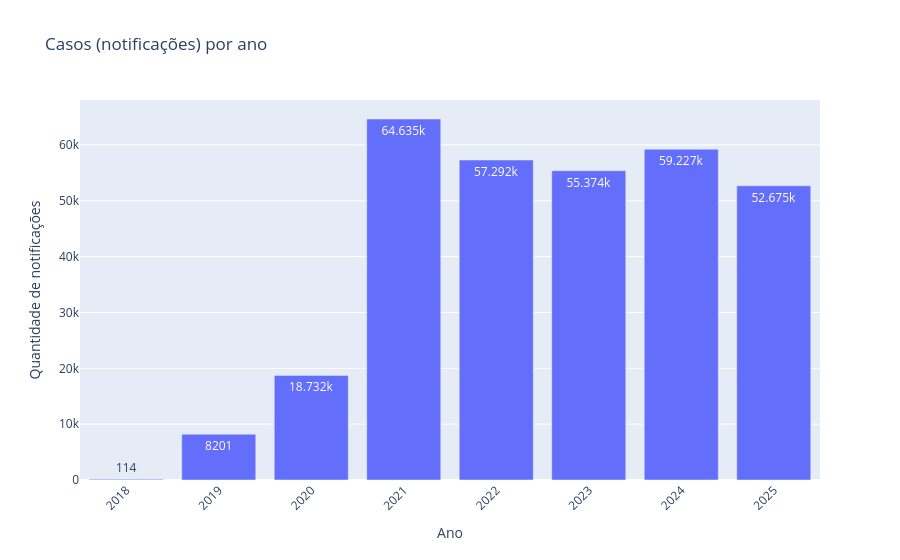

Notebook source saved alongside this figure:
### Code cell
casos_ano = resumo_por_ano.assign(ANO=resumo_por_ano['DATA_NOTIFICACAO'].str[:4]).groupby('ANO', as_index=False)['QT_NOTIFICACOES'].sum()
casos_ano = casos_ano.sort_values('ANO')

fig = px.bar(casos_ano, x='ANO', y='QT_NOTIFICACOES',
             title='Casos (notificações) por ano',
             labels={'ANO': 'Ano', 'QT_NOTIFICACOES': 'Quantidade de notificações'},
             text_auto=True)
fig.update_layout(xaxis_tickangle=-45)
fig.show()

### Figure 1 — Plotly figure (JSON) as saved in the notebook; plotly's stock layout.template omitted (floating-point values rounded to 4 significant figures)
{"data": [{"hovertemplate": "Ano=%{x}<br>Quantidade de notificações=%{y}<extra></extra>", "legendgroup": "", "marker": {"color": "#636efa", "pattern": {"shape": ""}}, "name": "", "orientation": "v", "showlegend": false, "textposition": "auto", "texttemplate": "%{y}", "type": "bar", "x": ["2018", "2019", "2020", "2021", "2022", "2023", "2024", "2025"], "xaxis": "x", "y": [114, 8201, 18732, 64635, 57292, 55374, 59227, 52675], "yaxis": "y"}], "layout": {"barmode": "relative", "legend": {"tracegroupgap": 0}, "title": {"text": "Casos (notificações) por ano"}, "xaxis": {"anchor": "y", "domain": [0, 1], "tickangle": -45, "title": {"text": "Ano"}}, "yaxis": {"anchor": "x", "domain": [0, 1], "title": {"text": "Quantidade de notificações"}}}}
